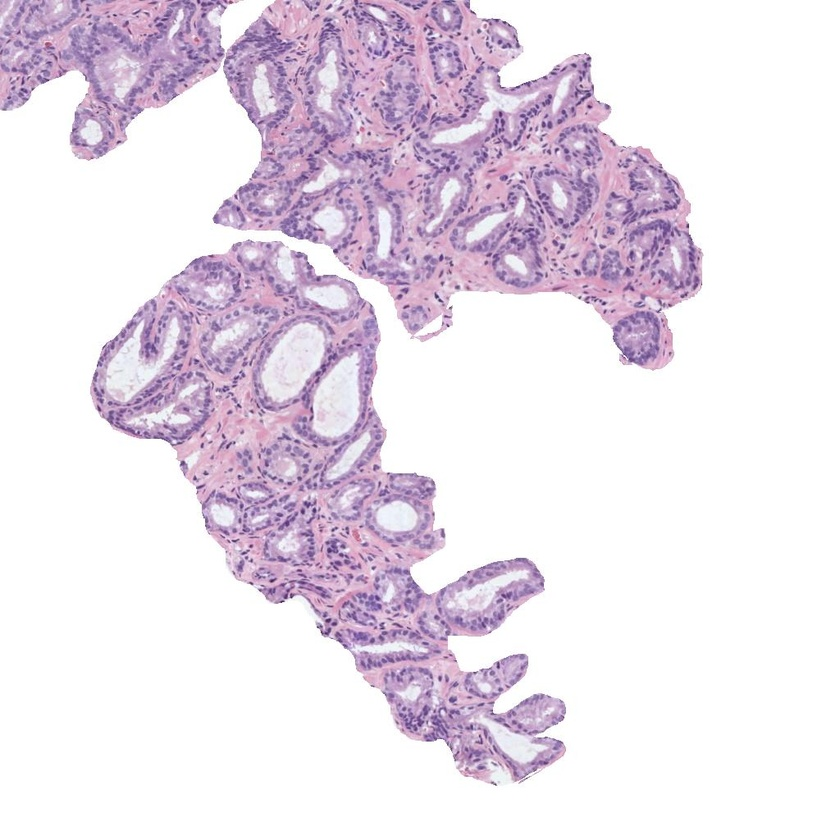
#> input picture histo_2.jpeg, 840 x 840 px, shrunk from 1024 x 1024 before the run, found by its file name
$ jupyter execute Actividad_Final_PIA_2.ipynb
#> lines starting #> are read from the running program, lines starting #| are printed output that depends on the picture; after the words box and inside, x2 and y2 are one past the last pixel; in counts of white or black regions, pixels touching at a corner belong together
<a href="https://colab.research.google.com/github/luiscargarcia/PF-IABD/blob/main/Actividad_Final_PIA_2.ipynb" target="_parent"></a>

# RESOLUCIÓN ACTIVIDAD FINAL PIA
Nombre:

NOTA: Completa el código necesario para resolver cada uno de los apartados, incorporando el código correspondiente debajo de cada bloque de comentarios.

#### Cargar una de las imágenes histológicas

[cell 1]
from google.colab import drive
drive.mount('/content/drive')

[cell 2]
# Importa las librerías necesarias
import cv2
import numpy as np
import skimage.io
from skimage import io, color, morphology, measure
from skimage.filters import threshold_otsu
from scipy.ndimage.morphology import binary_fill_holes
import matplotlib.pyplot as plt
from skimage.color import rgb2gray, rgba2rgb
from PIL import Image, ImageCms

[cell 3]
# Utiliza la librería skimage.io para leer la imagen 'histo_x.jpg' y visualízala usando la librería de matplotlib.
# Recuerda normalizar la imagen dividiéndola entre 255
image = io.imread('/content/drive/MyDrive/Colab Notebooks/histo_2.jpeg') # Reemplaza 'histo_x.jpg' con la ruta correcta
#> image is the input picture: shape (840, 840, 3); mean R, G, B 233.3, 223.2, 234.9
image = image / 255.0
plt.imshow(image)
plt.show()

####Define la funcion de rgb2cmyk, ya que esta viene sin definir.

[cell 4]
# Define la función rgb2cmyk
def rgb2cmyk(image):
    """Convierte una imagen RGB a CMYK.

    Args:
        image: Una imagen RGB en formato numpy array.

    Returns:
        Una imagen CMYK en formato numpy array.
    """
    # Asegúrate de que la imagen esté en el rango [0, 1]
    image = np.clip(image, 0, 1)

    # Calcula los canales CMYK
    k = 1 - np.max(image, axis=2)
    c = (1 - image[..., 0] - k) / (1 - k + 1e-10)  # Maneja divisiones por cero
    m = (1 - image[..., 1] - k) / (1 - k + 1e-10)
    y = (1 - image[..., 2] - k) / (1 - k + 1e-10)

    # Apila los canales CMYK para formar la imagen CMYK
    cmyk = np.stack([c, m, y, k], axis=-1)
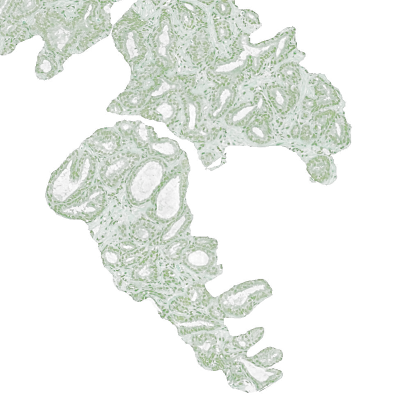
#> cmyk: shape (840, 840, 4) float64 (shown at 1/2 size); mean R, G, B, A 0.0139, 0.0663, 0.00438, 0.0751; transparent parts drawn white

    return cmyk

#### Realizar una transformación de color para convertir la imagen al espacio de color CMYK

[cell 5]
# 1) Extrae la componente magenta de la imagen (que corresponde a la región tisular)
# 2) Visualiza la imagen con la librería de matplotlib.
# 3) Guarda la imagen Magenta con cv2.imwrite con el nombre "1_imagen_magenta.png"
image_cmyk = rgb2cmyk(image) # Llama a rgb2cmyk directamente
magenta_channel = image_cmyk[:,:,1]
plt.imshow(magenta_channel, cmap='gray')
plt.show()
cv2.imwrite("1_imagen_magenta.png", (magenta_channel * 255).astype(np.uint8))
#> Out = True

#### Umbralizar la imagen para separar los píxeles del fondo de la región tisular

[cell 6]
# 1) Convierte la imagen Magenta a formato "uint8"
# 2) Aplica un filtro gaussiano de tamaño 5x5
# 3) Umbraliza la imagen aplicando el método de Otsu
# 4) Aplica el umbral de manera que los píxeles del fondo y de los lúmenes sean 1s y el resto 0s.
# 5) Visualiza la máscara resultante (imagen de 0s y 1s)
# 6) Guarda la máscara multiplicándola por 255 con el nombre "2_mascara_con_artefactos.png"
magenta_uint8 = (magenta_channel * 255).astype(np.uint8)
blurred = cv2.GaussianBlur(magenta_uint8,(5,5),0)
thresh = threshold_otsu(blurred)
#> thresh = 27
mask = blurred > thresh
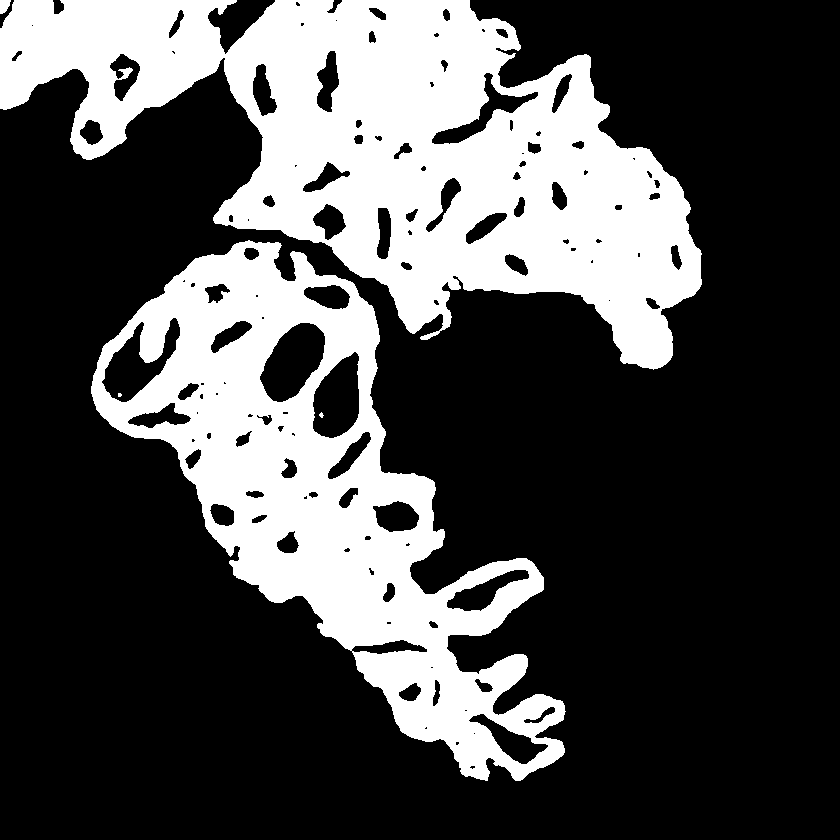
#> mask: shape (840, 840) bool; 29.7% white; 5 white regions (2 under 20 px), largest, box (x1, y1, x2, y2) and area: (0, 0, 702, 370) 122904, (91, 240, 566, 781) 86610, (0, 0, 11, 14) 115
mask = 1 - mask # Invertir para que los lúmenes sean 1s
plt.imshow(mask, cmap='gray')
plt.show()
cv2.imwrite("2_mascara_con_artefactos.png", (mask * 255).astype(np.uint8))
#> Out = True

#### Limpiar la imagen eliminando los artefactos de lumen (objetos blancos pequeños que no son lúmenes)

[cell 7]
# 1) Utiliza la librería skimage.morphology.remove_small_objects.
# Lee la documentación en https://scikit-image.org/docs/dev/api/skimage.morphology.html#skimage.morphology.remove_small_objects
# Fija el umbral en 300 píxeles y la conectividad del objeto en 8 píxeles.
# 2) Convierte la máscara generada en formato uint8
# 3) Visualiza la máscara resultante
# 4) Guarda la máscara multiplicándola por 255 con el nombre "3_mascara_sin_artefactos.png"
cleaned_mask = morphology.remove_small_objects(mask, min_size=300, connectivity=10)
cleaned_mask_uint8 = (cleaned_mask * 255).astype(np.uint8)
plt.imshow(cleaned_mask_uint8, cmap='gray')
plt.show()
cv2.imwrite("3_mascara_sin_artefactos.png", cleaned_mask_uint8)
#> Out = True

#### Rellenar con 0s el fondo de la imagen para quedarnos únicamente con los lúmenes

[cell 8]
# 1) Aplica el algoritmo de expansión a partir de semillas para rellenar con 0s
# Pon dos semillas: una en la esquina superior izquierda y otra en la esquina inferior derecha.
# 2) Visualiza la máscara resultante
# 3) Guarda la máscara multiplicándola por 255 con el nombre "4_mascara_lumenes.png"
h, w = cleaned_mask.shape
seed1 = (0,0)
seed2 = (h-1, w-1)
filled_mask = morphology.binary_dilation(cleaned_mask, footprint=morphology.disk(10)) #Ajusta el radio del disco según sea necesario
#> filled_mask: shape (840, 840) bool; 86.9% white; 26 black regions (12 under 20 px), largest, box (x1, y1, x2, y2) and area: (234, 0, 692, 360) 51486, (140, 259, 406, 638) 23678, (0, 0, 214, 136) 11962
filled_mask[seed1] = 0
filled_mask[seed2] = 0
# Usa scipy.ndimage.morphology.binary_fill_holes en lugar de skimage.morphology.binary_fill_holes
from scipy.ndimage.morphology import binary_fill_holes # Importa binary_fill_holes desde el módulo correcto
filled_mask = 1 - binary_fill_holes(1-filled_mask) # Cambiado para usar binary_fill_holes de scipy.ndimage.morphology
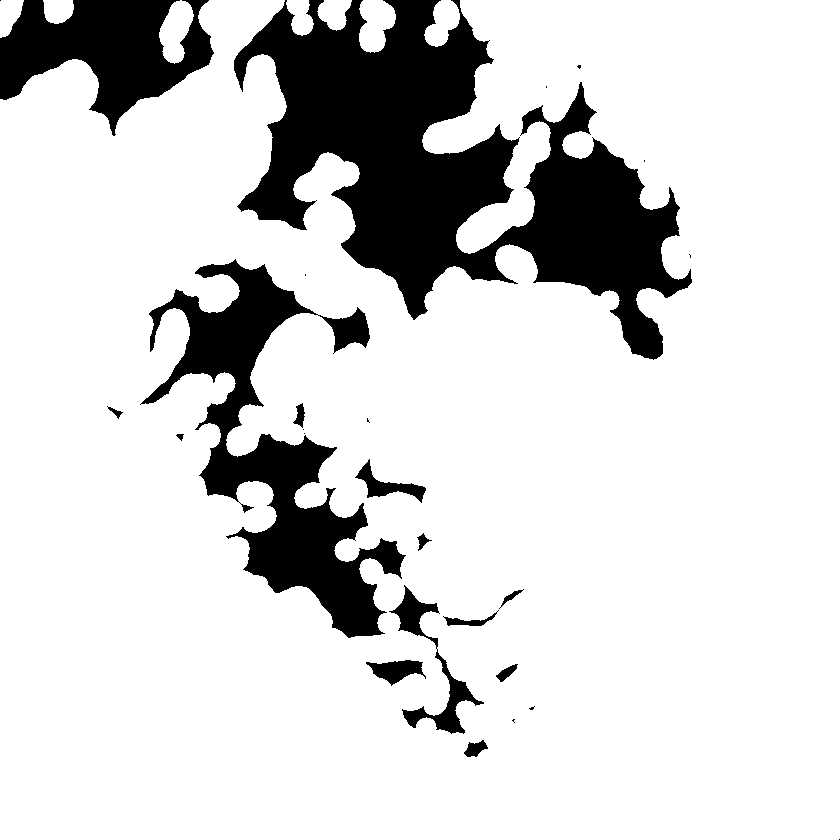
#> filled_mask: shape (840, 840) int64; values 0 (black) and 1 (white), 83.2% white; 26 black regions (12 under 20 px), largest, box (x1, y1, x2, y2) and area: (234, 0, 692, 360) 68961, (140, 259, 406, 638) 28654, (0, 0, 214, 136) 15247
plt.imshow(filled_mask, cmap='gray')
plt.show()
cv2.imwrite("4_mascara_lumenes.png", (filled_mask * 255).astype(np.uint8))
#> Out = True

#### Rellenar los objetos de los lúmenes

[cell 9]
# 1) Rellena los lúmenes con la función binary_fill_holes de la librería scipy.ndimage.morphology
# 2) Convierte la máscara resultante en formato uint8
# 3) Visualiza la máscara
# 4) Guarda la máscara multiplicándola por 255 con el nombre "5_mascara_final.png"
filled_lumens = binary_fill_holes(filled_mask)
#> filled_lumens: shape (840, 840) bool; 88.1% white; 4 black regions (2 under 20 px), largest, box (x1, y1, x2, y2) and area: (234, 0, 692, 360) 68955, (0, 0, 214, 136) 15247
filled_lumens_uint8 = (filled_lumens * 255).astype(np.uint8)
#> filled_lumens_uint8: shape (840, 840); 88.1% white; 4 black regions (2 under 20 px)
plt.imshow(filled_lumens_uint8, cmap='gray')
plt.show()
cv2.imwrite("5_mascara_final.png", filled_lumens_uint8)
#> Out = True

#### Detectar y dibujar los contornos de los lúmenes sobre la imagen original

[cell 10]
# 1) Encuentra los contornos de los lúmenes
# 2) Dibuja los contornos (de color verde) sobre la imagen original
# 3) Visualiza la imagen superpuesta
# 4) Guarda la imagen multiplicándola por 255 con el nombre "6_imagen_superpuesta.png"
contours, _ = cv2.findContours(filled_lumens_uint8, cv2.RETR_EXTERNAL, cv2.CHAIN_APPROX_SIMPLE)
#> contours = 8 contours; box (x1, y1, x2, y2) and area: (0, 0, 840, 840) 611954, (359, 0, 396, 53) 1378, (159, 0, 194, 64) 1352, (424, 0, 460, 47) 996, (317, 0, 352, 31) 698, (286, 0, 314, 36) 641, (0, 0, 24, 38) 578, (43, 0, 74, 24) 572
image_with_contours = cv2.cvtColor((image * 255).astype(np.uint8), cv2.COLOR_RGB2BGR)
cv2.drawContours(image_with_contours, contours, -1, (0, 255, 0), 2)
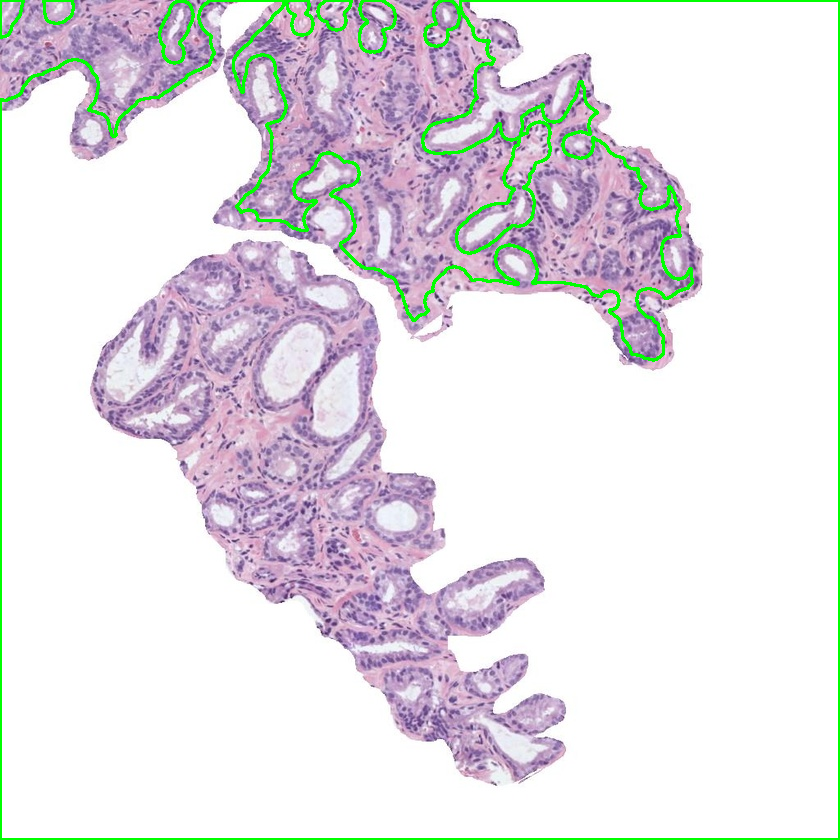
#> image_with_contours: shape (840, 840, 3); mean B, G, R 229.3, 225.3, 227.8
plt.imshow(cv2.cvtColor(image_with_contours, cv2.COLOR_BGR2RGB))
plt.show()
cv2.imwrite("6_imagen_superpuesta.png", image_with_contours)
#> Out = True

#### Identificar y cropear el lumen más grande

[cell 11]
# 1) Convierte la máscara de lúmenes en una imagen de etiquetas utilizando la librería skimage.measure
# 2) Calcula el área de cada uno de los lúmenes
# 3) Obtén una máscara del lumen de mayor área
# 4) Haz un crop (recorte) del lumen de mayor área utilizando las coordenadas de la bounding box
# 5) Visualiza la máscara recortada del lumen
# 6) Guarda la imagen multiplicándola por 255 con el nombre "7_crop_image.png"
labeled_lumens = measure.label(filled_lumens)
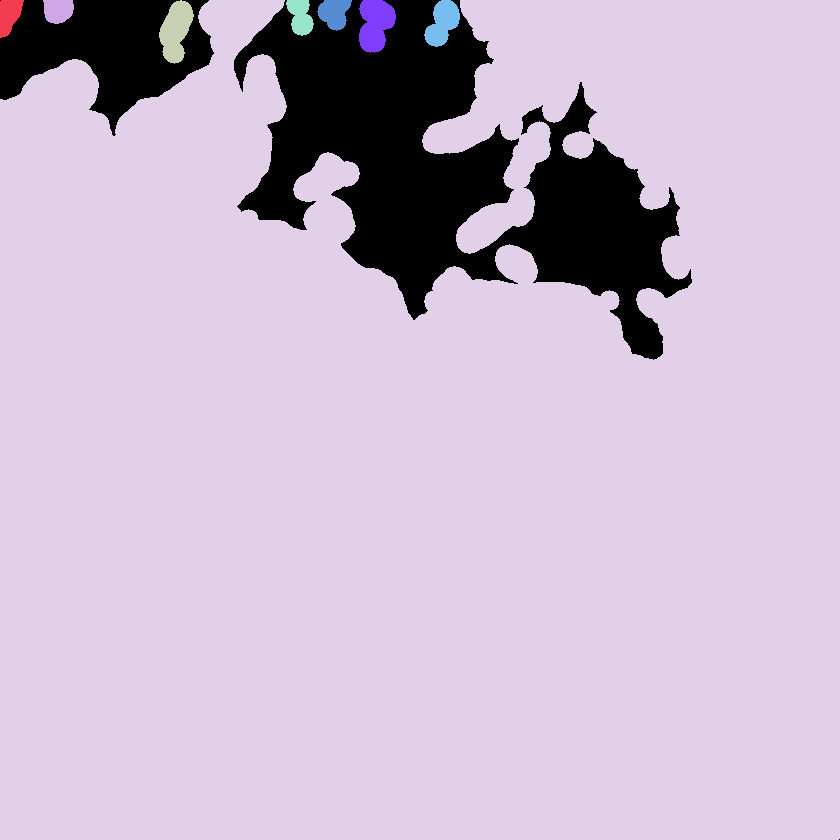
#> labeled_lumens: shape (840, 840) int32; 9 distinct labels, from 0 to 8; one colour per label, 0 black
regions = measure.regionprops(labeled_lumens)
#> regions = 8 regions; box (x1, y1, x2, y2) and area: (0, 0, 840, 840) 614772, (359, 0, 396, 53) 1452, (159, 0, 194, 64) 1424, (424, 0, 460, 47) 1059, (317, 0, 352, 31) 748, (286, 0, 314, 36) 694, (0, 0, 24, 38) 630, (43, 0, 74, 24) 617
largest_lumen = max(regions, key=lambda region: region.area)
largest_lumen_mask = (labeled_lumens == largest_lumen.label)
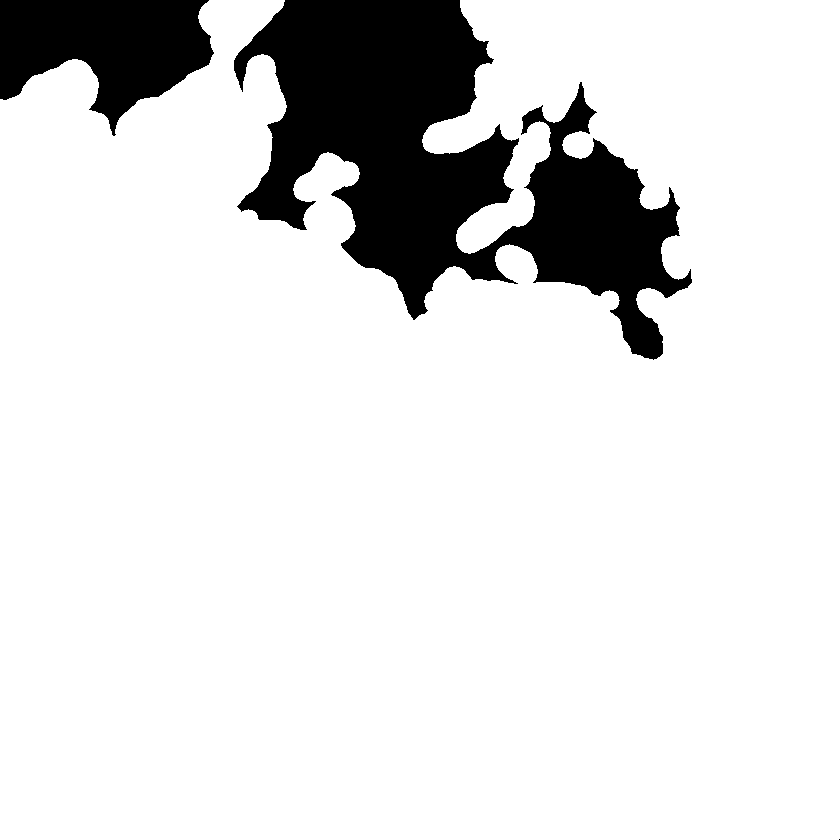
#> largest_lumen_mask: shape (840, 840) bool; 87.1% white; 3 black regions (1 under 20 px), largest, box (x1, y1, x2, y2) and area: (234, 0, 692, 360) 72908, (0, 0, 214, 136) 17919
minr, minc, maxr, maxc = largest_lumen.bbox
#> minr = 0; minc = 0; maxr = 840; maxc = 840
cropped_lumen = largest_lumen_mask[minr:maxr, minc:maxc]
plt.imshow(cropped_lumen, cmap='gray')
plt.show()
cv2.imwrite("7_crop_image.png", (cropped_lumen * 255).astype(np.uint8))
#> Out = True

#### Extraer 13 características geométricas que permitan caracterizar el lumen recortado

[cell 12]
# Calcula las siguientes características del crop del lumen anterior, redondeando su valor hasta el cuarto decimal.
# 1) Área
# 2) Área de la bounding box
# 3) Área convexa
# 4) Exentricidad
# 5) Diámetro equivalente
# 6) Extensión
# 7) Longitud del eje mayor
# 8) Longitud del eje menor
# 9) Orientación
# 10) Perímetro
# 11) Solidez
# 12) Compacidad
# 13) Rectangularidad
area = largest_lumen.area
#> area = 614772
bbox_area = largest_lumen.bbox_area
#> bbox_area = 705600
convex_area = largest_lumen.convex_area
#> convex_area = 696075
eccentricity = largest_lumen.eccentricity
#> eccentricity = 0.44
equivalent_diameter = largest_lumen.equivalent_diameter
#> equivalent_diameter = 884.7
extent = largest_lumen.extent
#> extent = 0.871
major_axis_length = largest_lumen.major_axis_length
#> major_axis_length = 1011.6
minor_axis_length = largest_lumen.minor_axis_length
#> minor_axis_length = 908.4
orientation = largest_lumen.orientation
#> orientation = -1.26
perimeter = largest_lumen.perimeter
#> perimeter = 6144.9
solidity = largest_lumen.solidity
#> solidity = 0.883
compactness = (perimeter**2) / area
#> compactness = 61.42
rectangularity = (4 * area) / (major_axis_length * minor_axis_length)
#> rectangularity = 2.68


print(f"Área: {area:.4f}")
#| Área: 614772.0000
print(f"Área de la bounding box: {bbox_area:.4f}")
#| Área de la bounding box: 705600.0000
print(f"Área convexa: {convex_area:.4f}")
#| Área convexa: 696075.0000
print(f"Excentricidad: {eccentricity:.4f}")
#| Excentricidad: 0.4400
print(f"Diámetro equivalente: {equivalent_diameter:.4f}")
#| Diámetro equivalente: 884.7327
print(f"Extensión: {extent:.4f}")
#| Extensión: 0.8713
print(f"Longitud del eje mayor: {major_axis_length:.4f}")
#| Longitud del eje mayor: 1011.6350
print(f"Longitud del eje menor: {minor_axis_length:.4f}")
#| Longitud del eje menor: 908.4293
print(f"Orientación: {orientation:.4f}")
#| Orientación: -1.2638
print(f"Perímetro: {perimeter:.4f}")
#| Perímetro: 6144.8969
print(f"Solidez: {solidity:.4f}")
#| Solidez: 0.8832
print(f"Compacidad: {compactness:.4f}")
#| Compacidad: 61.4208
print(f"Rectangularidad: {rectangularity:.4f}")
#| Rectangularidad: 2.6758
